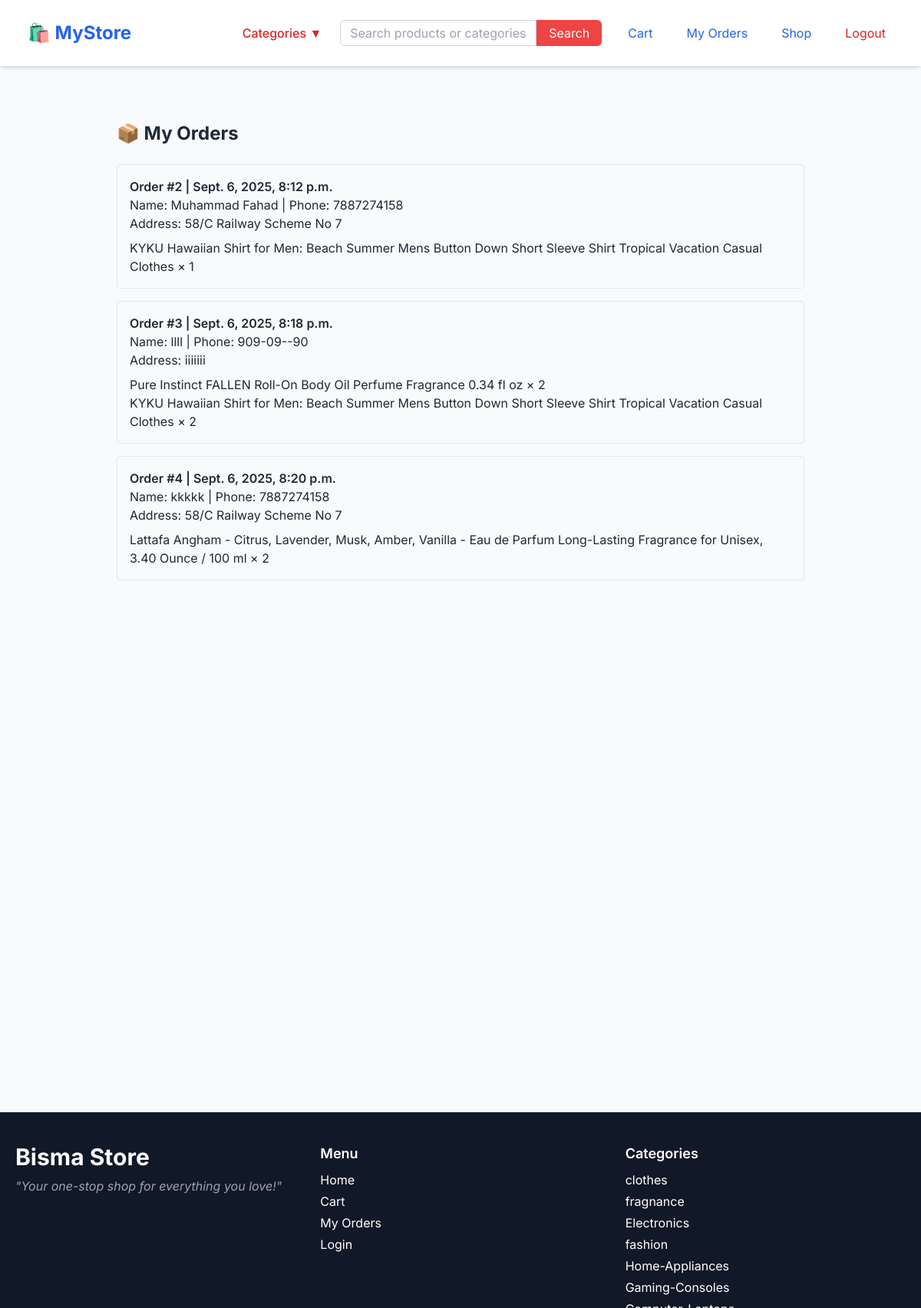
The app's page /my-orders/ (signed in) with its own data.
### store/models.py (models this page shows, shortened)
class Order(models.Model):
    user = models.ForeignKey(User, on_delete=models.CASCADE)
    address = models.TextField()
    name = models.CharField(max_length=100, null=True, blank=True)   # ✅ updated
    phone = models.CharField(max_length=20, null=True, blank=True)
    created_at = models.DateTimeField(auto_now_add=True)

class OrderItem(models.Model):
    order = models.ForeignKey(Order, related_name='items', on_delete=models.CASCADE)
    product = models.ForeignKey(Product, on_delete=models.SET_NULL, null=True)
    quantity = models.PositiveIntegerField()
    price = models.DecimalField(max_digits=10, decimal_places=2)  # snapshot of product price at order time

class Product(models.Model):
    SIZES = [('S', 'Small'), ('M', 'Medium'), ('L', 'Large')]
    name = models.CharField(max_length=255)
    description = models.TextField()
    price = models.DecimalField(max_digits=10, decimal_places=2)
    image = models.ImageField(upload_to='products/')
    category = models.ForeignKey(Category, on_delete=models.SET_NULL, null=True, blank=True)
    available_sizes = models.ManyToManyField("Size", blank=True)
    sale_price = models.DecimalField(max_digits=10, decimal_places=2, null=True, blank=True)
    sale_start = models.DateField(null=True, blank=True)
    sale_end = models.DateField(null=True, blank=True)
    shipping_rate = models.DecimalField(max_digits=10, decimal_places=2, default=0)
    created_at = models.DateTimeField(default=timezone.now, editable=False)
    stock = models.IntegerField(default=0)

class Category(models.Model):
    name = models.CharField(max_length=200)
    slug = models.SlugField(unique=True, blank=True, null=True)
    image = models.ImageField(upload_to="categories/", blank=True, null=True)

### store/views.py (the view)
# urls.py: path('my-orders/', views.user_orders, name='my_orders'),
@login_required
def user_orders(request):
    orders = Order.objects.filter(user=request.user)
    return render(request, 'user_orders.html', {'orders': orders})

### store/context_processors.py (called while the page is built)
def categories_context(request):
    categories = Category.objects.all()
    return {
        'categories': categories
    }

### templates/user_orders.html
{% extends 'base.html' %}
{% block content %}
<div class="max-w-4xl mx-auto py-8">
    <h2 class="text-2xl font-bold mb-6">📦 My Orders</h2>
    {% for order in orders %}
        <div class="border p-4 mb-4 rounded">
            <h3 class="font-semibold">Order #{{ order.id }} | {{ order.created_at }}</h3>
            <p>Name: {{ order.name }} | Phone: {{ order.phone }}</p>
            <p>Address: {{ order.address }}</p>
            <ul class="mt-2">
                {% for item in order.items.all %}
                    <li>{{ item.product.name }} × {{ item.quantity }}</li>
                {% endfor %}
            </ul>
        </div>
    {% empty %}
        <p>No orders yet.</p>
    {% endfor %}
</div>
{% endblock %}

### templates/base.html (shortened to what this page needs)
{% load static %}
<!DOCTYPE html>
<html lang="en">
<head>
    <script src="https://cdn.tailwindcss.com"></script>
    <link rel="stylesheet" href="{% static 'css/style.css' %}">
</head>
<body class="bg-gray-50 text-gray-800">
<header class="bg-white shadow-md">
    <div class="max-w-7xl mx-auto px-4 py-4 flex justify-between items-center">
        <h1 class="text-2xl font-bold text-blue-600">
            <a href="{% url 'frontpage' %}">🛍️ MyStore</a>
        </h1>
        <nav class="flex items-center gap-6">
            <div class="relative group">
                <button class="text-red-600 font-medium">Categories ▼</button>
            </div>
            <form action="{% url 'search' %}" method="get" class="flex">
                <input type="text" name="q" placeholder="Search products or categories..."
                       class="border border-gray-300 px-3 py-1 rounded-l-md w-64 text-black">
                <button type="submit" class="bg-red-500 text-white px-4 py-1 rounded-r-md">Search</button>
            </form>
            {% if user.is_authenticated %}
                <a href="{% url 'cart' %}" class="text-blue-600">Cart</a>
                <a href="{% url 'user_orders' %}" class="text-blue-600">My Orders</a>
                <a href="{% url 'home' %}" class="text-blue-600">Shop</a>
                <a href="{% url 'logout' %}" class="text-red-600">Logout</a>
            {% else %}
                <a href="{% url 'login' %}" class="text-blue-600">Login</a>
                <a href="{% url 'register' %}" class="text-blue-600">Register</a>
            {% endif %}
        </nav>
    </div>
</header>
<main
    class="{% if auth_page %}flex items-center justify-center min-h-[80vh]{% else %}min-h-[80vh] py-10 px-4{% endif %}">
    {% block content %}{% endblock %}
</main>
<footer class="bg-gray-900 text-white py-10">
    <div class="max-w-7xl mx-auto grid grid-cols-1 md:grid-cols-3 gap-8 text-center md:text-left">
        <div>
            <h2 class="text-3xl font-bold">Bisma Store</h2>
            <p class="mt-2 text-gray-400 italic">"Your one-stop shop for everything you love!"</p>
        </div>
        <div>
            <h3 class="font-semibold text-lg mb-2">Menu</h3>
            <ul class="space-y-1">
                <li><a href="{% url 'home' %}" class="hover:underline">Home</a></li>
                <li><a href="{% url 'cart' %}" class="hover:underline">Cart</a></li>
                <li><a href="{% url 'user_orders' %}" class="hover:underline">My Orders</a></li>
                <li><a href="{% url 'login' %}" class="hover:underline">Login</a></li>
            </ul>
        </div>
        <div>
            <h3 class="font-semibold text-lg mb-2">Categories</h3>
            <ul class="space-y-1">
                {% for cat in categories %}
                    <li><a href="{% url 'category' cat.slug %}" class="hover:underline">{{ cat.name }}</a></li>
                {% endfor %}
            </ul>
        </div>
    </div>
</footer>
</body>
</html>

### static/css/style.css (style rules this page uses)
body { font-family: Arial, sans-serif; margin: 0; background: #f7f7f7; }
header, footer { background: #222; color: #fff; padding: 10px 20px; text-align: center; }
nav a { color: #fff; margin: 0 10px; text-decoration: none; }
main { padding: 20px; }

### templates/base.html (style rules this page uses)
body { font-family: 'Inter', sans-serif; }

### records on screen
Order: id "2", created_at "Sept. 6, 2025, 8:12 p.m.", name "Muhammad Fahad", phone "7887274158", address "58/C Railway Scheme No 7"
OrderItem: product.name "KYKU Hawaiian Shirt for Men: Beach Summer Mens Button Down Short Sleeve Shirt Tropical Vacation Casual Clothes", quantity "1"
Order: id "3", created_at "Sept. 6, 2025, 8:18 p.m.", name "llll", phone "909-09--90", address "iiiiiii"
OrderItem: product.name "Pure Instinct FALLEN Roll-On Body Oil Perfume Fragrance 0.34 fl oz", quantity "2"
OrderItem: product.name "KYKU Hawaiian Shirt for Men: Beach Summer Mens Button Down Short Sleeve Shirt Tropical Vacation Casual Clothes", quantity "2"
Order: id "4", created_at "Sept. 6, 2025, 8:20 p.m.", name "kkkkk", phone "7887274158", address "58/C Railway Scheme No 7"
OrderItem: product.name "Lattafa Angham - Citrus, Lavender, Musk, Amber, Vanilla - Eau de Parfum Long-Lasting Fragrance for Unisex, 3.40 Ounce / 100 ml", quantity "2"
Category: name "clothes"
Category: name "fragnance"
Category: name "Electronics"
Category: name "fashion"
Category: name "Home-Appliances"
Category: name "Gaming-Consoles"
